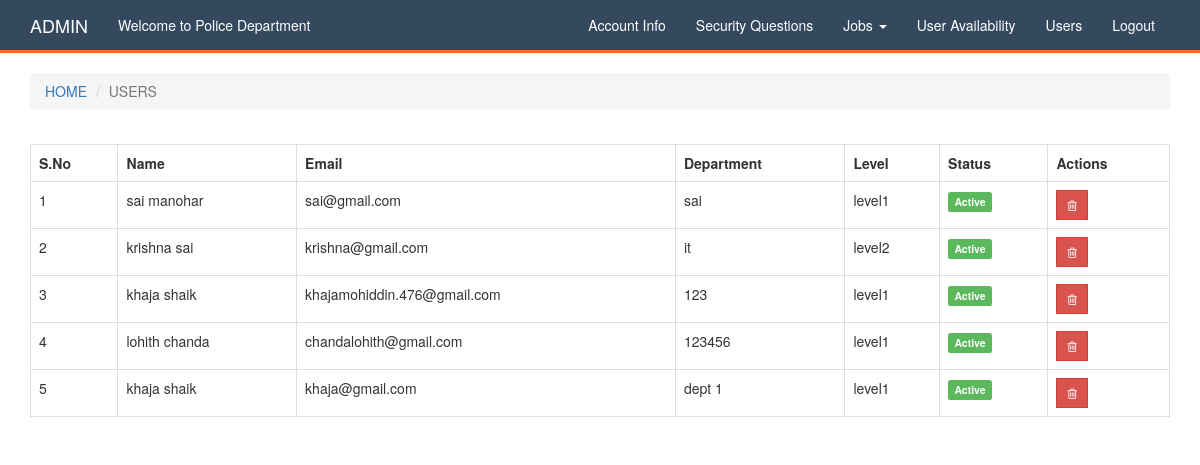
/users.php (signed in), run on the app's committed database.
### tables this page shows
CREATE TABLE IF NOT EXISTS `tbl_users` (
  `user_id` int(11) NOT NULL AUTO_INCREMENT,
  `first_name` varchar(100) NOT NULL,
  `last_name` varchar(100) NOT NULL,
  `email` varchar(150) NOT NULL,
  `password` varchar(150) NOT NULL,
  `department` varchar(50) NOT NULL,
  `level` varchar(50) NOT NULL,	
  `address1` varchar(150) NOT NULL,
  `address2` varchar(150) NOT NULL,
  `city` varchar(150) NOT NULL,
  `state` varchar(150) NOT NULL,
  `zip` varchar(150) NOT NULL,
  `mobile` varchar(50) NOT NULL,
  `role` varchar(100) NOT NULL,
  `date_of_registration` varchar(50) NOT NULL,
  `is_active` tinyint(1) NOT NULL DEFAULT '0',
  PRIMARY KEY (`user_id`)
);

### users.php (the view, shortened to what this page needs)
<?php include 'header.php';
?>
<section class="container">
    <article class="table-list">
        <table class="table table-bordered">
            <tr>
                <th>S.No</th>
                <th>Name</th>
                <th>Email</th>
                <th>Department</th>
                <th>Level</th>
                <th>Status</th>
                <th>Actions</th>
            </tr>
            <?php
            $lists = mysqli_query($link, "SELECT * FROM `tbl_users` where `role` !='ADMIN' ORDER BY `user_id` DESC");
            $number = mysqli_num_rows($lists);
            if($number==0){
                echo "<tr><td colspan='7'> No users are added </td></tr>";
            }else{
                for($i=1;$i<=$number;$i++){
                    $list = mysqli_fetch_assoc($lists);
                    ?>
                    <tr>
                        <td><?= $i ?></td>
                        <td><?= $list['first_name']." ".$list['last_name'] ?></td>
                        <td><?= $list['email'] ?></td>
                        <td><?= $list['department'] ?></td>
                        <td><?= $list['level'] ?></td>
                        <td> <a href="users.php?status_id=<?= $list['user_id'] ?>&sta=<?= !empty($list['is_active']) ? "0" : "1"; ?>"><?= !empty($list['is_active']) ? "<div class=\"label label-success\"> Active</div>" : "<div class=\"label label-danger\">In Active</div>"; ?></a></td>
                        <td>
                            <a href="users.php?del_id=<?= $list['user_id']; ?>" class="delete btn btn-sm btn-danger"><i class="fa fa-trash-o"></i></a>
                        </td>
                    </tr>
                <?php  }
            }      ?>
        </table>
    </article>
</section>
</body>
</html>

### header.php (shortened to what this page needs)
<?php
    include 'config.php';
    function current_page()
    {
        return basename($_SERVER['PHP_SELF']);
    }
    $users = mysqli_query($link, "SELECT * FROM `tbl_users` WHERE `user_id`='" . $_SESSION['USER_ID'] . "'");
    $user = mysqli_fetch_assoc($users);
?>
<!DOCTYPE html>
<html>
<head>
    <link rel="stylesheet" href="css/bootstrap.min.css"/>
    <link rel="stylesheet" href="css/font-awesome.min.css"/>
    <link rel="stylesheet" href="css/bootstrap-datepicker3.min.css"/>
    <link rel="stylesheet" href="css/styles.css"/>
</head>
<body>
<nav class="navbar navbar-default">
    <div class="container">
        <div class="navbar-header">
            <a class="navbar-brand" href="#"><?= $_SESSION['ROLE'] ?></a>
        </div>
        <div class="collapse navbar-collapse" id="bs-example-navbar-collapse-1">
            <ul class="nav navbar-nav">
                <li><a href="#">Welcome to <?= $user['first_name'] . ' ' . $user['last_name'] ?></a></li>
            </ul>
            <ul class="nav navbar-nav navbar-right">
                <li><a href="profile.php">Account Info</a></li>
                <?php if ($_SESSION['ROLE'] == 'ADMIN') { ?>
                    <li><a href="security.php">Security Questions</a></li>
                    <li class="dropdown">
                        <a href="#" class="dropdown-toggle" data-toggle="dropdown" role="button" aria-haspopup="true" aria-expanded="false">Jobs
                            <span class="caret"></span></a>
                    </li>
                    <li><a href="availebility.php">User Availability</a></li>
                    <li><a href="users.php">Users</a></li>
                <?php } ?>
                <li><a href="logout.php">Logout</a></li>
            </ul>
        </div>
    </div>
</nav>
<?php
    $cur = current_page();
    $explode = explode(".", $cur);
?>
<div class="container">
    <ol class="breadcrumb" style="text-transform:uppercase">
        <li><a href="#">Home</a></li>
        <li class="active"><?= $explode[0]; ?></li>
    </ol>
</div>

### css/styles.css (style rules this page uses)
.form-control, .btn { border-radius: 0 }
.navbar-default { background: #34495E; border: 0; border-radius: 0; border-bottom: 3px solid #FF6633; }
.navbar-default a, .front-form a { color: #FFF !important; font-weight: 500; }
.table-list { float: left; width: 100%; margin-top: 15px; }

### data on the page
tbl_users: first_name "Police", last_name "Department"
tbl_users: first_name "sai", last_name "manohar", email "sai@gmail.com", department "sai", level "level1", is_active "Active"
tbl_users: first_name "krishna", last_name "sai", email "krishna@gmail.com", department "it", level "level2", is_active "Active"
tbl_users: first_name "khaja", last_name "shaik", email "khajamohiddin.476@gmail.com", department "123", level "level1", is_active "Active"
tbl_users: first_name "lohith", last_name "chanda", email "chandalohith@gmail.com", department "123456", level "level1", is_active "Active"
tbl_users: first_name "khaja", last_name "shaik", email "khaja@gmail.com", department "dept 1", level "level1", is_active "Active"

### other printed values
$_SESSION['ROLE'] "ADMIN"
$explode[0] "USERS"
